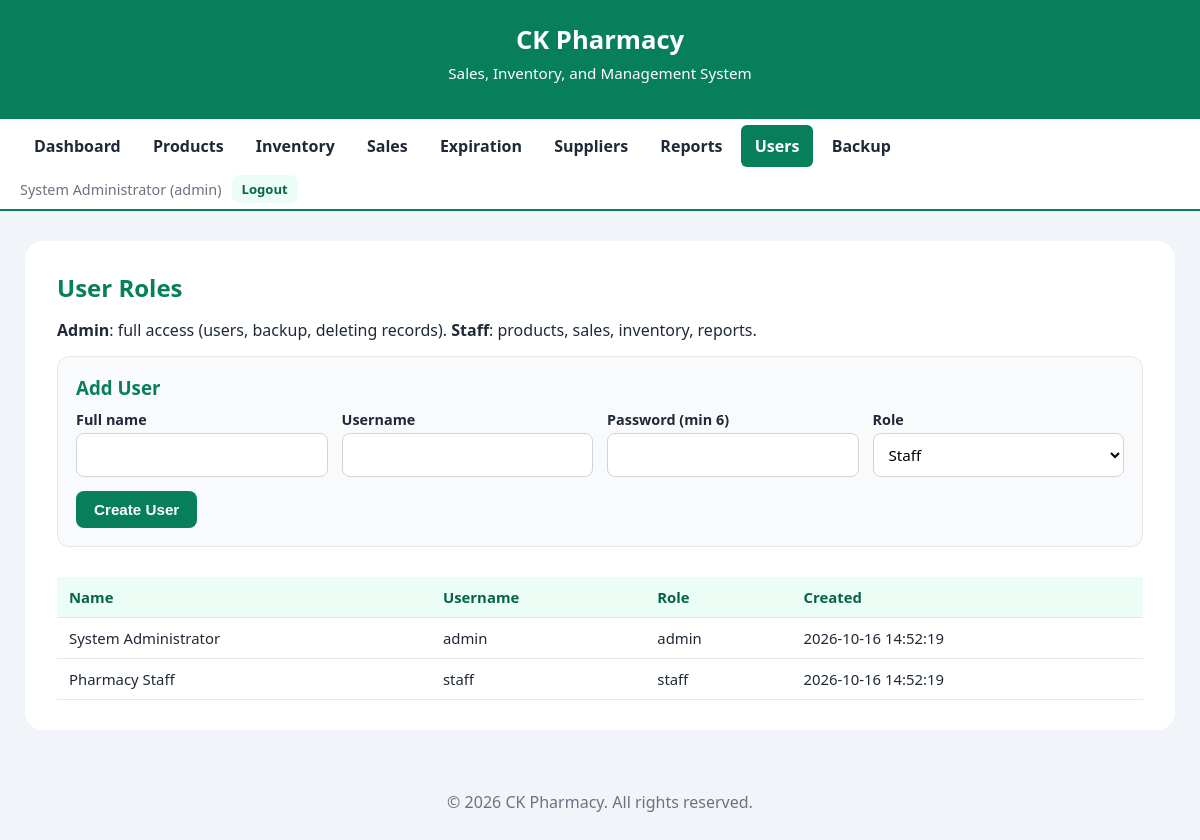
/users.php (signed in), run on the app's committed database.
### tables this page shows
CREATE TABLE IF NOT EXISTS users (
    id INT AUTO_INCREMENT PRIMARY KEY,
    username VARCHAR(50) NOT NULL UNIQUE,
    password VARCHAR(255) NOT NULL,
    full_name VARCHAR(100) NOT NULL,
    role ENUM('admin','staff') NOT NULL DEFAULT 'staff',
    created_at TIMESTAMP DEFAULT CURRENT_TIMESTAMP
);

### includes/config.php (called while the page is built, shortened)
<?php
function e($value)
{
    return htmlspecialchars((string)$value, ENT_QUOTES, 'UTF-8');
}

### users.php (the view, shortened to what this page needs)
<?php
require_once 'includes/auth.php';
$users = $pdo->query('SELECT id, username, full_name, role, created_at FROM users ORDER BY role, username')->fetchAll();
require 'includes/header.php';
?>
<h2>User Roles</h2>
<p><strong>Admin</strong>: full access (users, backup, deleting records). <strong>Staff</strong>: products, sales, inventory, reports.</p>
<form method="post" class="form-box">
    <h3 style="margin-top:0">Add User</h3>
    <div class="form-grid">
        <div><label>Full name</label><input type="text" name="full_name" required></div>
        <div><label>Username</label><input type="text" name="username" required></div>
        <div><label>Password (min 6)</label><input type="password" name="password" required></div>
        <div><label>Role</label><select name="role"><option value="staff">Staff</option><option value="admin">Admin</option></select></div>
    </div>
    <button class="btn" type="submit">Create User</button>
</form>
<div class="table-wrap"><table>
    <tr><th>Name</th><th>Username</th><th>Role</th><th>Created</th></tr>
    <?php foreach ($users as $u): ?>
        <tr>
            <td><?= e($u['full_name']) ?></td><td><?= e($u['username']) ?></td><td><?= e($u['role']) ?></td><td><?= e($u['created_at']) ?></td>
        </tr>
    <?php endforeach; ?>
</table></div>
<?php require 'includes/footer.php'; ?>

### css/style.css (style rules this page uses)
:root { --green: #077f5a; --green-dark: #05654a; --green-light: #ecfdf5; --bg: #f1f5f9; --text: #1f2937; --muted: #6b7280; --danger: #dc2626; --warning: #d97706; --border: #d1d5db; }
* { box-sizing: border-box; margin: 0; padding: 0; }
body { font-family: "Segoe UI", Arial, sans-serif; background: var(--bg); color: var(--text); min-height: 100vh; display: flex; flex-direction: column; }
h2 { color: var(--green); margin-bottom: 14px; }
h3 { color: var(--green); margin: 22px 0 10px; }
p { line-height: 1.6; margin-bottom: 12px; }
.btn { display: inline-block; background: var(--green); color: #fff; border: none; padding: 10px 18px; border-radius: 8px; font-size: 0.95rem; font-weight: 600; cursor: pointer; text-decoration: none; }
.form-grid { display: grid; grid-template-columns: repeat(auto-fit, minmax(210px, 1fr)); gap: 14px; margin-bottom: 14px; align-items: end; }
label { display: block; font-weight: 600; font-size: 0.9rem; margin-bottom: 4px; }
input[type=text], input[type=password], input[type=number], input[type=date], input[type=file], select, textarea { width: 100%; padding: 9px 11px; border: 1px solid var(--border); border-radius: 8px; font-size: 0.95rem; font-family: inherit; background: #fff; }
input[type=text], input[type=password], input[type=number], input[type=date], select { height: 44px; }
.form-box { background: #f9fafb; border: 1px solid #e5e7eb; border-radius: 12px; padding: 18px; margin-bottom: 22px; }
.table-wrap { overflow-x: auto; }
table { width: 100%; border-collapse: collapse; margin-top: 8px; }
th, td { padding: 10px 12px; text-align: left; border-bottom: 1px solid #e5e7eb; font-size: 0.93rem; }
th { background: var(--green-light); color: var(--green-dark); }
html { scroll-behavior: smooth; }

### data on the page
users: full_name "System Administrator", username "admin", role "admin", created_at "2026-10-16 14:52:19"
users: full_name "Pharmacy Staff", username "staff", role "staff", created_at "2026-10-16 14:52:19"

### other printed values
$label "Dashboard"
$label "Products"
$label "Inventory"
$label "Sales"
$label "Expiration"
$label "Suppliers"
$label "Reports"
$label "Users"
$label "Backup"
$_SESSION['user']['full_name'] "System Administrator"
$_SESSION['user']['role'] "admin"
